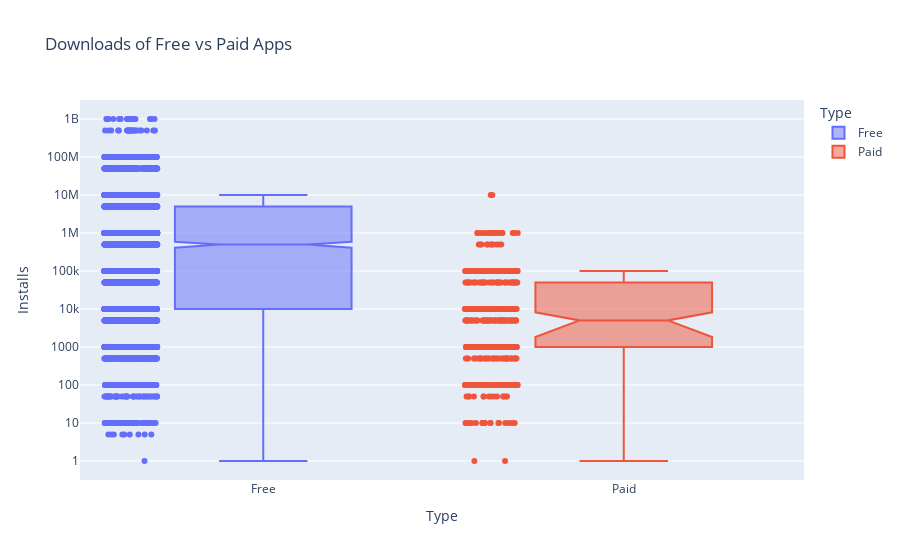

This figure's notebook cell:
### Markdown cell above
# Plotly Box Plots: Lost Downloads for Paid Apps

**Challenge**: Create a box plot that shows the number of Installs for free versus paid apps. How does the median number of installations compare? Is the difference large or small?

Use the [Box Plots Guide](https://plotly.com/python/box-plots/) and the [.box API reference](https://plotly.com/python-api-reference/generated/plotly.express.box.html) to create the following chart. 

<img src=https://imgur.com/uVsECT3.png>

### Code cell
fig = px.box(
    df_apps_clean,
    x="Type",
    y="Installs",
    points="all",
    log_y=True,
    hover_name="App",
    color="Type",
    notched=True,
    title="Downloads of Free vs Paid Apps",
)
fig.show()

### Figure 1 — Plotly figure (JSON) as saved in the notebook; plotly's stock layout.template omitted (floating-point values rounded to 4 significant figures; data arrays with more than 128 entries replaced by an {"elided": "..."} marker saying what was removed)
{"data": [{"alignmentgroup": "True", "boxpoints": "all", "hovertemplate": "<b>%{hovertext}</b><br><br>Type=%{x}<br>Installs=%{y}<extra></extra>", "hovertext": {"elided": "7595 str values"}, "legendgroup": "Free", "marker": {"color": "#636efa"}, "name": "Free", "notched": true, "offsetgroup": "Free", "orientation": "v", "showlegend": true, "type": "box", "x": {"elided": "7595 str values"}, "x0": " ", "xaxis": "x", "y": {"elided": "7595 int values"}, "y0": " ", "yaxis": "y"}, {"alignmentgroup": "True", "boxpoints": "all", "hovertemplate": "<b>%{hovertext}</b><br><br>Type=%{x}<br>Installs=%{y}<extra></extra>", "hovertext": {"elided": "589 str values"}, "legendgroup": "Paid", "marker": {"color": "#EF553B"}, "name": "Paid", "notched": true, "offsetgroup": "Paid", "orientation": "v", "showlegend": true, "type": "box", "x": {"elided": "589 str values"}, "x0": " ", "xaxis": "x", "y": {"elided": "589 int values"}, "y0": " ", "yaxis": "y"}], "layout": {"boxmode": "overlay", "legend": {"title": {"text": "Type"}, "tracegroupgap": 0}, "title": {"text": "Downloads of Free vs Paid Apps"}, "xaxis": {"anchor": "y", "categoryarray": ["Free", "Paid"], "categoryorder": "array", "domain": [0, 1], "title": {"text": "Type"}}, "yaxis": {"anchor": "x", "domain": [0, 1], "title": {"text": "Installs"}, "type": "log"}}}
